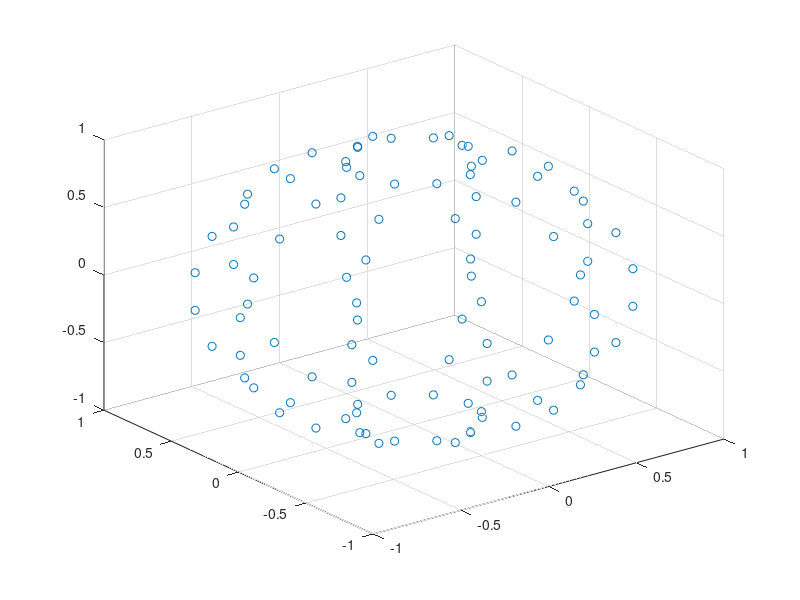

Source code (MATLAB): (Note: this script raises an error after producing the figure.)
N = 10;
delta = 1e-2;
sigma = 1;

epsilon = 5;

rbf_func = @(r) exp(-((epsilon*r).^2));

phi = 2*pi*linspace(0,1 - 1/N,N)';
theta = pi*linspace(1/N,1 - 1/N,N)';

[phi, theta] = meshgrid(phi, theta);
phi = reshape(phi, [N^2 1]);
theta = reshape(theta, [N^2 1]);

sphere_x = sin(theta).*cos(phi);
sphere_y = sin(theta).*sin(phi);
sphere_z = cos(theta);


sphere = horzcat(sphere_x, sphere_y, sphere_z);
normals = sphere; % Per definition


delta_pos = sphere + delta*normals;
delta_neg = sphere - delta*normals;

train_data = vertcat(sphere, delta_pos, delta_neg);
train_data_w = vertcat(zeros(size(sphere,1),1), sigma.*ones(size(delta_pos,1),1), -sigma.*ones(size(delta_neg,1),1));

scatter3(sphere_x, sphere_y, sphere_z)

potential = rbf(train_data, train_data_w, rbf_func);

[x,y,z] = meshgrid([-3:0.25:3]);
V = potential(horzcat(flatten(x), flatten(y), flatten(z)));
V = reshape(V, size(x));

s = isosurface(x,y,z,V, 0);

% Some lightning for viewability

p = patch(s);
isonormals(x,y,z,V,p)
view(3);
set(p,'FaceColor',[0.5 1 0.5]);  
set(p,'EdgeColor','none');
camlight;
lighting gouraud;

